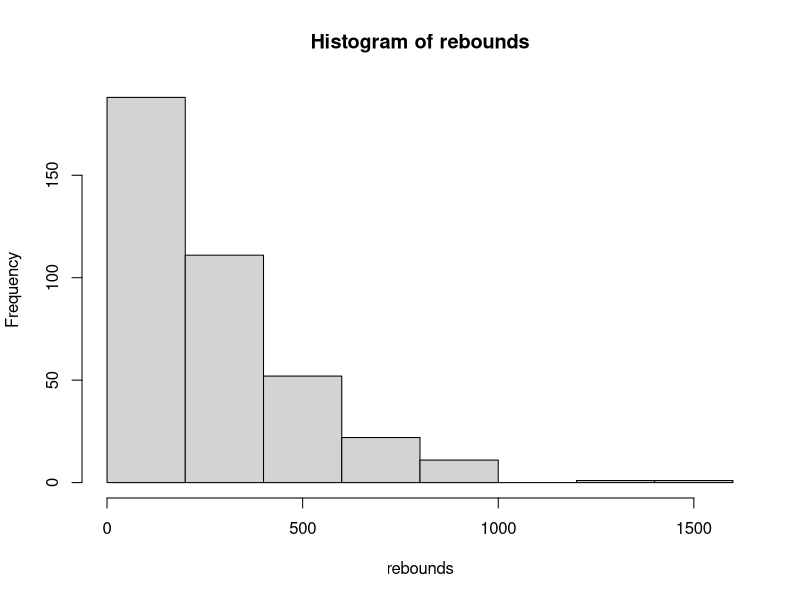

The R script that drew this image:
## ---- chunk 1
## Rebounds from 2023 NBA Season
rebounds <- c(260, 114, 252, 310, 165, 236, 148, 336, 941, 127, 384, 278, 300, 6, 136, 145, 233, 142, 420, 35, 11, 161, 485, 1, 830, 81, 112, 16, 63, 513, 162, 296, 434, 239, 22, 269, 235, 222, 485, 245, 578, 162, 281, 344, 39, 99, 82, 79, 476, 3, 69, 84, 201, 52, 223, 244, 34, 728, 5, 423, 286, 346, 324, 549, 580, 152, 401, 58, 95, 187, 618, 189, 69, 184, 34, 101, 36, 7, 472, 78, 41, 631, 259, 12, 760, 33, 410, 672, 70, 227, 272, 247, 289, 63, 96, 500, 497, 739, 188, 178, 491, 1, 298, 202, 211, 307, 227, 439, 253, 24, 740, 168, 921, 61, 210, 213, 209, 150, 145, 220, 26, 144, 286, 190, 56, 182, 580, 105, 402, 660, 260, 118, 0, 231, 11, 184, 69, 432, 807, 257, 762, 24, 42, 342, 95, 185, 77, 310, 170, 447, 98, 271, 8, 41, 99, 85, 102, 593, 275, 24, 10, 206, 407, 51, 184, 0, 98, 10, 305, 43, 112, 30, 80, 312, 292, 292, 899, 182, 317, 511, 665, 78, 633, 314, 32, 11, 49, 205, 402, 296, 46, 26, 261, 429, 451, 66, 546, 206, 35, 5, 63, 161, 227, 394, 308, 118, 92, 249, 691, 257, 85, 220, 483, 233, 909, 744, 564, 208, 573, 25, 243, 16, 2, 30, 132, 34, 468, 460, 330, 268, 1, 252, 318, 453, 473, 33, 82, 494, 26, 450, 54, 110, 145, 870, 670, 111, 1, 179, 448, 700, 74, 845, 30, 27, 639, 15, 97, 705, 96, 54, 295, 312, 556, 39, 551, 426, 45, 258, 8, 233, 564, 630, 536, 5, 255, 95, 173, 11, 51, 106, 71, 393, 317, 149, 394, 301, 319, 19, 147, 257, 336, 350, 19, 416, 829, 2, 219, 1530, 171, 124, 54, 47, 296, 30, 26, 96, 168, 14, 118, 770, 310, 66, 934, 42, 415, 204, 634, 202, 301, 391, 177, 81, 256, 116, 188, 76, 417, 1, 28, 435, 191, 449, 270, 265, 5, 1, 0, 47, 183, 0, 22, 247, 0, 381, 19, 2, 862, 253, 469, 55, 37, 90, 246, 78, 88, 512, 0, 101, 265, 28, 238, 223, 257, 372, 21, 236, 94, 81, 295, 206, 704, 454, 607, 145, 129, 282, 405, 247, 1258, 15, 269, 9, 240, 260, 305, 75)
## ---- chunk 2
rebounds[1]
rebounds[2]
## ---- chunk 3
rebounds[c(1, 2)]
## ---- chunk 4
rebounds[1:5]
## ---- chunk 5
rebounds[1:5] + 1
rebounds[1:5] / 12 # dozens of rebounds
## ---- chunk 6
length(rebounds)
## ---- chunk 7
## Mean, standard deviation, and variance
mean(rebounds)
sd(rebounds)
var(rebounds)

## Extremes
max(rebounds)
min(rebounds)

## chaining functions
sqrt(var(rebounds))
## ---- chunk 8
## Percentiles of the data
quantile(rebounds, c(0.1, 0.5, 0.9))
## ---- chunk 9
hist(rebounds)
## ---- chunk 10
reviews <- c(5, NA, 4, 4, 3, 5,  NA, 4, 5, 2)
## ---- chunk 11
mean(reviews)
median(reviews)
## ---- chunk 12
mean(reviews, na.rm = FALSE)
max(reviews, na.rm = FALSE)
## ---- chunk 13
summary(reviews)
## ---- chunk 14
ordered_takeout <- c(TRUE, TRUE, FALSE, TRUE, FALSE, TRUE, FALSE, FALSE)
## ---- chunk 15
as.numeric(ordered_takeout)
## ---- chunk 16
sum(ordered_takeout)
## ---- chunk 17
## Find five-star reviews
reviews == 5

## Find three-star or lower 
reviews <= 3
## ---- chunk 18
## Find non five-star reviews
!(reviews == 5)
## ---- chunk 19
(reviews == 5) & (reviews == 4)
## ---- chunk 20
(reviews == 5) | (reviews == 4)

## Equivalent to 
reviews >= 4
## ---- chunk 21
## Takeout orders
reviews[ordered_takeout]

## Dine-in orders
reviews[!ordered_takeout]
## ---- chunk 22

## ---- chunk 23
mean(reviews[!is.na(reviews)])
mean(reviews, na.rm = TRUE)
## ---- chunk 24
x <- c(1, 2, 3)
y <- c(5, 5, 5)

x + y
x^2
## ---- chunk 25
## Equivalent:
x + 2
x + rep(2, 3)
## ---- chunk 26
exp(x)
log(x)
sqrt(x^2)
## ---- chunk 27
sort(rebounds, decreasing = TRUE)
## ---- chunk 28
order(rebounds, decreasing = TRUE)
## ---- chunk 29
order(rebounds, decreasing = TRUE)[1]
which.max(rebounds)
## ---- chunk 30
rebounds[order(rebounds, decreasing = TRUE)]
